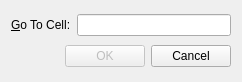
<?xml version="1.0" encoding="UTF-8"?>
<ui version="4.0">
 <class>GoToCellDialog</class>
 <widget class="QDialog" name="GoToCellDialog">
  <property name="geometry">
   <rect>
    <x>0</x>
    <y>0</y>
    <width>242</width>
    <height>82</height>
   </rect>
  </property>
  <property name="windowTitle">
   <string>Go To Cell</string>
  </property>
  <layout class="QVBoxLayout" name="verticalLayout">
   <item>
    <layout class="QHBoxLayout" name="horizontalLayout">
     <item>
      <widget class="QLabel" name="textlabel">
       <property name="text">
        <string>&amp;Go To Cell:</string>
       </property>
       <property name="buddy">
        <cstring>lineEdit</cstring>
       </property>
      </widget>
     </item>
     <item>
      <widget class="QLineEdit" name="lineEdit"/>
     </item>
    </layout>
   </item>
   <item>
    <layout class="QHBoxLayout" name="horizontalLayout_2">
     <item>
      <spacer name="horizontalSpacer">
       <property name="orientation">
        <enum>Qt::Horizontal</enum>
       </property>
       <property name="sizeHint" stdset="0">
        <size>
         <width>40</width>
         <height>20</height>
        </size>
       </property>
      </spacer>
     </item>
     <item>
      <widget class="QPushButton" name="okButton">
       <property name="enabled">
        <bool>false</bool>
       </property>
       <property name="text">
        <string>OK</string>
       </property>
       <property name="default">
        <bool>true</bool>
       </property>
      </widget>
     </item>
     <item>
      <widget class="QPushButton" name="cancelButton">
       <property name="text">
        <string>Cancel</string>
       </property>
      </widget>
     </item>
    </layout>
   </item>
  </layout>
 </widget>
 <tabstops>
  <tabstop>lineEdit</tabstop>
  <tabstop>cancelButton</tabstop>
  <tabstop>okButton</tabstop>
 </tabstops>
 <resources/>
 <connections/>
</ui>
